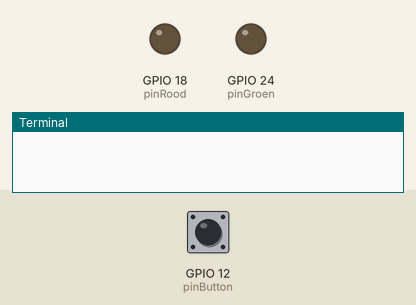
Bench run of a program on a simulated Raspberry Pi (BCM pin numbers). On the bench: output pins drawn as LEDs (lit = HIGH), the last lines printed to the terminal. The inputs (shaded band) are chosen by the test bench; at power-on: GPIO 12 (pinButton) HIGH. Random numbers come from a fixed seed.

Above: at 1.2 s.
1.3 s: GPIO 12 (pinButton) pulled LOW for 0.15 s
At 2.2 s:
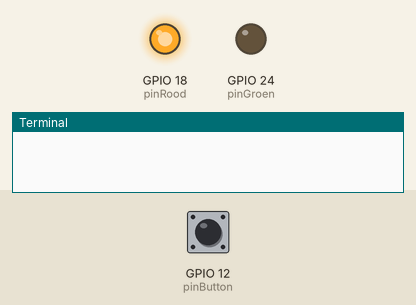
3.9 s: GPIO 12 (pinButton) pulled LOW for 1 s
At 6.4 s:
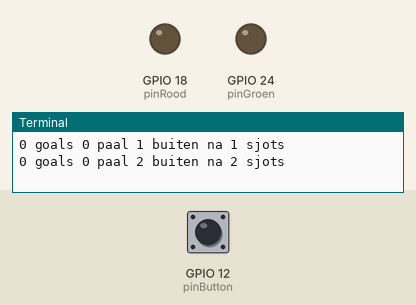
7.4 s: GPIO 12 (pinButton) pulled LOW for 3.2 s
At 11.2 s:
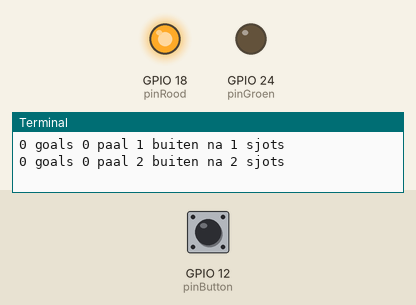
Timing chart, 0 to 13.1 s (numbered marks = the images above; inputs shaded):
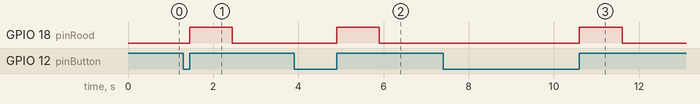

The program:

DoelDectectorLEDsBTN.py
```python
import random
import RPi.GPIO as gpio  # module om gpio poorten aan te spreken
import time

# constanten
pinRood = 18
pinGroen = 24
pinButton = 12
diktePaal = 10
x_max = 900
y_max = 500

# variabelen
aantalSjots = 0
aantalGoals = 0
aantalPaal = 0
aantalBuiten = 0

try:
    # LEDs initialiseren
    gpio.setmode(gpio.BCM)     # gpio nummering
    gpio.setup([pinRood, pinGroen], gpio.OUT)

    # button initialiseren met pullup
    gpio.setup(pinButton, gpio.IN, gpio.PUD_UP)

    # oneindige lus
    while True:

        # LEDs uit
        gpio.output([pinGroen, pinRood], gpio.LOW)

        # is button ingedrukt ?
        if gpio.input(pinButton) == 0:

            # wacht tot button losgelaten wordt (debouncing)
            while gpio.input(pinButton) == 0:
                time.sleep(0.05)

            # aantalSjots verhogen
            aantalSjots += 1

            # sjot de bal
            x = random.randint(0, x_max)
            y = random.randint(0, y_max)

            # ?
            if x>300 and x<=600 and y<=220:     # goal
                aantalGoals += 1
                gpio.output(pinGroen, gpio.HIGH)
                gpio.output(pinRood, gpio.LOW)
                time.sleep(1)
            elif x<290 or x>610 or y>230:       # buiten
                aantalBuiten += 1
                gpio.output(pinGroen, gpio.LOW)
                gpio.output(pinRood, gpio.HIGH)
                time.sleep(1)
            else:                               # paal
                aantalPaal += 1
                gpio.output([pinGroen,pinRood], gpio.HIGH)
                time.sleep(1)

            # resultaat na shots
            print('{} goals {} paal {} buiten na {} sjots'.format(aantalGoals, aantalPaal, aantalBuiten, aantalSjots))

except KeyboardInterrupt:
    print('Programma gestopt met Crtl-C')

finally:
    gpio.cleanup()
```

Measured:
- after the input at 1.3 s, GPIO 18 (pinRood): LOW → HIGH after 0.15 s, → LOW 1.0 s later
- after the input at 3.9 s, GPIO 18 (pinRood): LOW → HIGH after 1.0 s, → LOW 1.0 s later
- after the input at 7.4 s, GPIO 18 (pinRood): LOW → HIGH after 3.2 s, → LOW 1.0 s later
